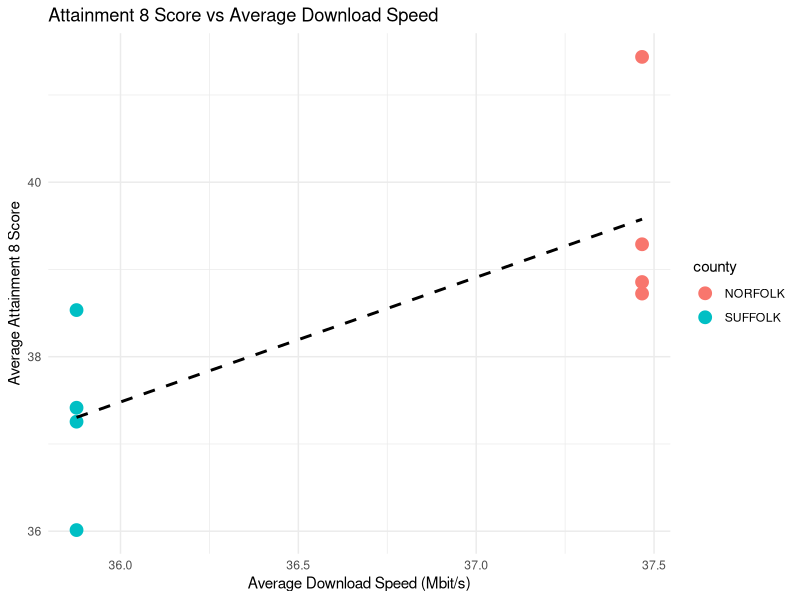
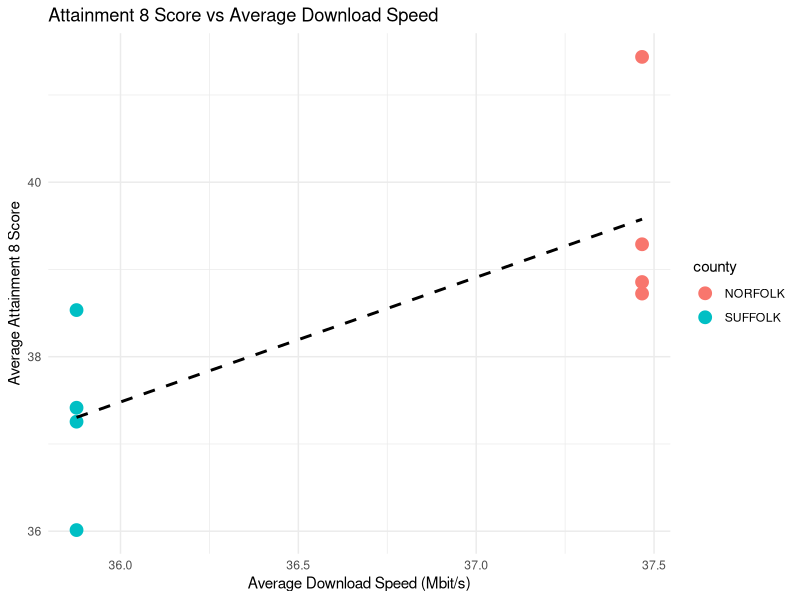

Here is the R script that generated these plots, in order:
# Load libraries
library(readr)
library(dplyr)
library(ggplot2)

# Load datasets
broadband <- read_csv("Clean Data/broadband_clean.csv")
education <- read_csv("Clean Data/education_clean.csv")

# Average download speed per county (one value per county)
avg_speed <- broadband %>%
  group_by(county) %>%
  summarise(avg_download = mean(avg_download, na.rm = TRUE))

print(avg_speed)

# Average Attainment 8 per county per year
avg_att8_year <- education %>%
  mutate(year = as.numeric(sub(".*-", "", year))) %>%
  group_by(county, year) %>%
  summarise(avg_att8 = mean(att8_score, na.rm = TRUE), .groups = "drop")

print(avg_att8_year)

# Join - each year gets that county's download speed
combined <- avg_att8_year %>%
  left_join(avg_speed, by = "county")

print(combined)

# Run the linear regression model
model <- lm(avg_att8 ~ avg_download, data = combined)

summary(model)

# Create scatter plot with regression line
scatter_plot <- ggplot(combined, aes(x = avg_download, y = avg_att8, color = county)) +
  geom_point(size = 4) +
  geom_smooth(method = "lm", se = FALSE, color = "black", linetype = "dashed", aes(group = 1)) +
  labs(
    title = "Attainment 8 Score vs Average Download Speed",
    x = "Average Download Speed (Mbit/s)",
    y = "Average Attainment 8 Score"
  ) +
  theme_minimal()

print(scatter_plot)

# Save the chart
ggsave("Charts (Visualizations)/lm_downloadspeed_vs_attainment8.png", scatter_plot, width = 8, height = 6, dpi = 300)
